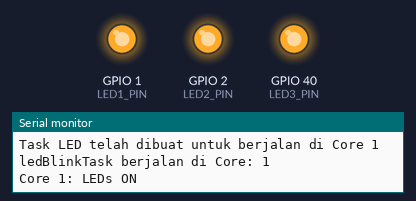
Bench run of a sketch on a simulated ESP32. Shown: output pins drawn as LEDs (lit = HIGH), the last lines printed to the serial monitor.

Above: at 1.5 s.
At 4.5 s:
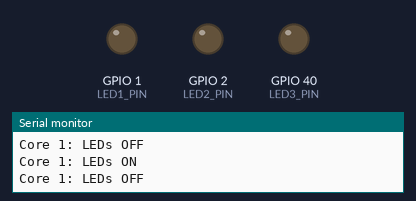
Timing chart, 0 to 5.6 s (numbered marks = the images above):
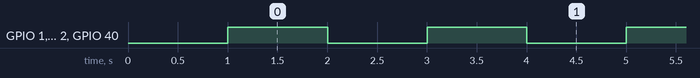

Measured:
- by itself, GPIO 1 (LED1_PIN), GPIO 2 (LED2_PIN), GPIO 40 (LED3_PIN): alternates HIGH for 1.0 s and LOW for 1.0 s

The sketch:

Led_Test.ino
```cpp
#include <Arduino.h>

#define LED1_PIN 1
#define LED2_PIN 2
#define LED3_PIN 40

#define CORE_TO_RUN 1 // 0 = Core, 1 = Core 0

// Task yang akan menjalankan I/O
void ledBlinkTask(void * pvParameters) {
  Serial.print("ledBlinkTask berjalan di Core: ");
  Serial.println(xPortGetCoreID());

  pinMode(LED1_PIN, OUTPUT);
  pinMode(LED2_PIN, OUTPUT);
  pinMode(LED3_PIN, OUTPUT);

  for (;;) {
    Serial.println("Core " + String(xPortGetCoreID()) + ": LEDs ON");
    digitalWrite(LED1_PIN, HIGH);
    digitalWrite(LED2_PIN, HIGH);
    digitalWrite(LED3_PIN, HIGH);
    vTaskDelay(1000 / portTICK_PERIOD_MS);

    Serial.println("Core " + String(xPortGetCoreID()) + ": LEDs OFF");
    digitalWrite(LED1_PIN, LOW);
    digitalWrite(LED2_PIN, LOW);
    digitalWrite(LED3_PIN, LOW);
    vTaskDelay(1000 / portTICK_PERIOD_MS);
  }
}

void setup() {
  Serial.begin(115200);
  vTaskDelay(1000 / portTICK_PERIOD_MS);

  xTaskCreatePinnedToCore(
      ledBlinkTask,   // Fungsi task
      "LEDTask",      // Nama task
      2048,           // Ukuran stack
      NULL,           // Parameter
      1,              // Prioritas
      NULL,           // Handle task
      CORE_TO_RUN     // Core ID (0 atau 1)
  );

  Serial.println("Task LED telah dibuat untuk berjalan di Core " + String(CORE_TO_RUN));
}

void loop() {
  vTaskDelay(1000 / portTICK_PERIOD_MS);
}
```
